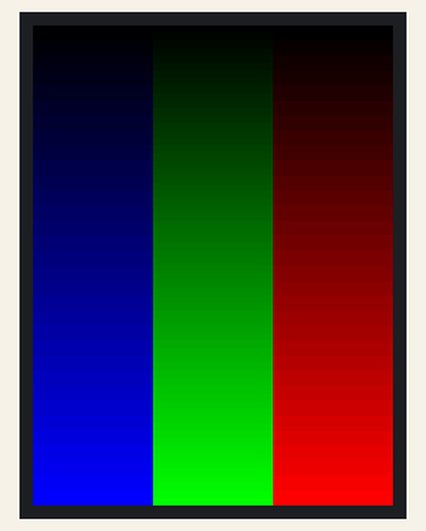
The sketch below on a simulated Arduino Uno, built with avr-gcc and run on an emulated ATmega328P. Shown: 240×320 colour display. What the sketch prints to the serial monitor is not drawn.

Above: at 0.5 s.

Measured:
- what the display in image 0 shows lasts 10.0 s, from 0.5 s to 10.5 s

The sketch:

_3Bandeaux.ino
```cpp
// IMPORTANT: Adafruit_TFTLCD LIBRARY MUST BE SPECIFICALLY
// CONFIGURED FOR EITHER THE TFT SHIELD OR THE BREAKOUT BOARD.
// SEE RELEVANT COMMENTS IN Adafruit_TFTLCD.h FOR SETUP.

#include <Adafruit_GFX.h>    // Core graphics library
#include <Adafruit_TFTLCD.h> // Hardware-specific library

// The control pins for the LCD can be assigned to any digital or
// analog pins...but we'll use the analog pins as this allows us to
// double up the pins with the touch screen (see the TFT paint example).
#define LCD_CS A3 // Chip Select goes to Analog 3
#define LCD_CD A2 // Command/Data goes to Analog 2
#define LCD_WR A1 // LCD Write goes to Analog 1
#define LCD_RD A0 // LCD Read goes to Analog 0

#define LCD_RESET A4 // Can alternately just connect to Arduino's reset pin

// Assign human-readable names to some common 16-bit color values:
#define	BLACK   0x0000
#define	BLUE    0x001F
#define	RED     0xF800
#define	GREEN   0x07E0
#define CYAN    0x07FF
#define MAGENTA 0xF81F
#define YELLOW  0xFFE0
#define WHITE   0xFFFF

int x1, x2, y1, y2, w, h;
long i;

Adafruit_TFTLCD tft(LCD_CS, LCD_CD, LCD_WR, LCD_RD, LCD_RESET);
// If using the shield, all control and data lines are fixed, and
// a simpler declaration can optionally be used:
// Adafruit_TFTLCD tft;
void setup(void) {
  Serial.begin(9600);
  Serial.println(F("TFT LCD test"));

#ifdef USE_ADAFRUIT_SHIELD_PINOUT
  Serial.println(F("Using Adafruit 2.4\" TFT Arduino Shield Pinout"));
#else
  Serial.println(F("Using Adafruit 2.4\" TFT Breakout Board Pinout"));
#endif

  Serial.print("TFT size is ");
  Serial.print(tft.width());
  Serial.print("x");
  Serial.println(tft.height());
  w = tft.width();
  h = tft.height();

  tft.reset();

  uint16_t identifier = tft.readID();

  if(identifier == 0x9325) {
    Serial.println(F("Found ILI9325 LCD driver"));
  }
  else if(identifier == 0x9328) {
    Serial.println(F("Found ILI9328 LCD driver"));
  }
  else if(identifier == 0x7575) {
    Serial.println(F("Found HX8347G LCD driver"));
  }
  else if(identifier == 0x9341) {
    Serial.println(F("Found ILI9341 LCD driver"));
  }
  else if(identifier == 0x8357) {
    Serial.println(F("Found HX8357D LCD driver"));
  }
  else {
    Serial.print(F("Unknown LCD driver chip: "));
    Serial.println(identifier, HEX);
    Serial.println(F("If using the Adafruit 2.8\" TFT Arduino shield, the line:"));
    Serial.println(F("  #define USE_ADAFRUIT_SHIELD_PINOUT"));
    Serial.println(F("should appear in the library header (Adafruit_TFT.h)."));
    Serial.println(F("If using the breakout board, it should NOT be #defined!"));
    Serial.println(F("Also if using the breakout, double-check that all wiring"));
    Serial.println(F("matches the tutorial."));
    return;
  }

  tft.begin(identifier);
  tft.setRotation(0);
}


void loop(void) {
  tft.fillScreen(BLACK);

  for (i = 0; i < h; i++){
    tft.drawFastHLine(w/1.5, i, w, (i/10)*64*32);
  }
  for (i = 0; i < h; i++){
    tft.drawFastHLine(w/3, i, w/3, (i/5)*32);
  }
    for (i = 0; i < h; i++){
    tft.drawFastHLine(0, i, w/3, (i/(10)));
  }

delay(10000);

}
```
